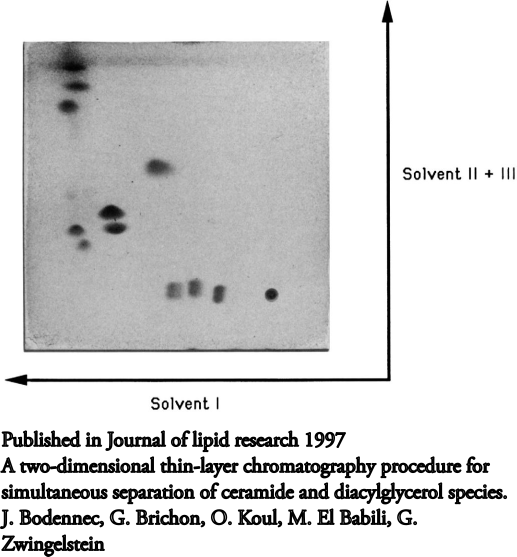
#> input picture lectures/Data/2D_measured.png, 1033 x 1113 px (shown at 1/2 size)
$ jupyter execute --allow-errors 08-numpy.ipynb   (shell and % lines are left out)
#> lines starting #> are read from the running program, lines starting #| are printed output that depends on the picture
## Repetition, what is python, what are modules and why do you need to know that

Python is so widely used because it is so flexible. Pretty much for any task you have there is a specialized "Toolbox" that makes you work simplier. These "Toolboxes" are called Modules. You have used this already.

When we import things we actually plug in new modules into Python. For data science one of the key libraries is numpy.

<div>

</div>

Most Modules/Libraries contain many of these these objects and we can choose to load one or all. They also contain functions that do things (which are also objects in a sense).

<div>

</div>

What are objects? Objects are "boxes" That contain things. E.g. Data or functions or instructions what and how you can use them.

<div>

</div>

These functions are hidden in each object and can be accessed with the "dot"

<div>

</div>

Why so complicated? Try:

<div>

</div>

# Data Science

## Data types

[cell 1]
import matplotlib.pyplot as plt
import numpy as np
from scipy import misc  # a library with useful stuff
from PIL import Image  # tool to open and convert images
import os  # tool to handle file operations

[cell 2]
types = [
    float(0.94545),
    int(3),
    str("hello world"),
    bool(True),
    1.0e4,
]  # this is a list of data types

for i in types:  # and now we loop through the contents of this list
    print(type(i), i, f'I am in a string and show: "{i}"')

## Collecting data, what have we learned?

* Lists = rectangular brackets [], think append and sort
* Tupels = round brackets (), think order matters, in and out of functions
* dictionaries = wavy brackets {}, think data with keywords = cookbook, filenames, Lookup tables

## Manipulating data of the same kind: vectors/matrixes/images

Classically we collect large amount of the same data. and we could store it in a list of lists. Let me show you with an image as if it would be constructed from a list of lists

[cell 3]
def make_smiley_list():
    """Make a smiley face as a list of lists"""
    return [
        [0, 0, 0, 0, 0, 0, 0],
        [0, 0, 0, 0, 0, 0, 0],
        [0, 0, 1, 0, 1, 0, 0],
        [0, 0, 0, 0, 0, 0, 0],
        [0, 1, 0, 0, 0, 1, 0],
        [0, 0, 1, 0, 1, 0, 0],
        [0, 0, 0, 1, 0, 0, 0],
        [0, 0, 0, 0, 0, 0, 0],
        [0, 0, 0, 0, 0, 0, 0],
    ]


print(make_smiley_list())

## Let me show you the matrix as an image.
An image can effectively be presented as a matrix. A grescale image as a single matrix with the darkness as value. An colour image is typically represented as 3 matrices, one for each colour. The image library PIL uses numpy matrices to represent images. We use it to show the matrices.

[cell 4]
plt.imshow(make_smiley_list(), cmap="gray", vmin=0, vmax=1)
plt.axis("off");
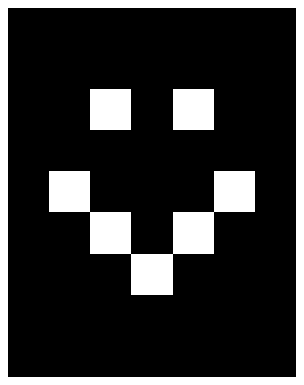
#> figure drawn by matplotlib, 1 panel

if we now wanted to do somehting as simple as multiplying each entry with 255 to get a proper gray image we would need to loop over each entry, which you hopefully will agree is somewhat tedious.

[cell 5]
smiley = make_smiley_list()  # make a list-of-lists smiley

for row in range(0, 9, 1):
    print(f"row = {row}")
    for col in range(0, 7, 1):
        print(f"column = {col}")
        if smiley[row][col] == 1:
            smiley[row][col] = smiley[row][col] * 255
        else:
            smiley[row][col] = 128

print(smiley)
plt.imshow(smiley, cmap="gray", vmin=0, vmax=255)
plt.axis("off");

# Numpy

entering Numpy, the defacto standard library for data manipulation. There are many additional tools for data-handling. But most use numpy as a standard. We can of course convert our list of lists into an array and then perform calculations on it.

Two ways to import numpy are common. either directly with **import numpy** after which you will need to write numpy.sin for the sinus function. Or using **import numpy as np** after which we can use np.sin, which is more common

[cell 6]
smiley_list = make_smiley_list()
smiley = np.array(smiley_list)  # convert the list_of lists into an array

print(smiley)
print(type(smiley))

Now we can perform calculations on the array as a whole

[cell 7]
smiley = smiley * 128  # each entry is multiplied by 122
smiley += 128  # simplified version to add to each element 128

plt.imshow(smiley, cmap="gray", vmin=0, vmax=255)
plt.axis("off")

[cell 8]
def make_smiley():
    """Make smiley as a 2D numpy array"""
    face = np.zeros((9, 7))
    for a in [(2, 2), (2, 4), (4, 1), (4, -2), (5, 2), (5, -3), (6, 3)]:
        face[a] = 128
    face += 128
    return face

## Statistics

the object "array" contains a whole bunch of usefull operations that can be found with the "dot"
among them are many statistical tools. All of which can be used for either in all axis (dimensions) or for a single axis

[cell 9]
smiley = make_smiley()
print(f"arrayen min() is {smiley.min():.1f}")
print(f"arrayen max() is {smiley.max():.1f}")
print(f"arrayen mean() is {smiley.mean():.2f}")
print(f"the mean for each row is {smiley.mean(axis=0)}")

We will talk more about statistical calculations later

# Creation Data and doing standard calculations
one of the most important features of numpy is that one can perform calculations for one "variable" that is in reality a long vector with many numbers very efficiently. Very often  one starts with creating a vector with numbers and then performs calculations with it.

[cell 10]
x = np.arange(0, 2, 0.00001) # create an x-vector with fine steps
np.sin(2 * np.pi * x)  # now we calculate the sinus for each of these values.

See the Wall time? this is the time the calculation of 200000 sinus functions took. So even large numbers can be very efficient and fast. As can be the preparation of plots.

[cell 11]
y = np.sin(2 * np.pi * x)
plt.plot(x, y)
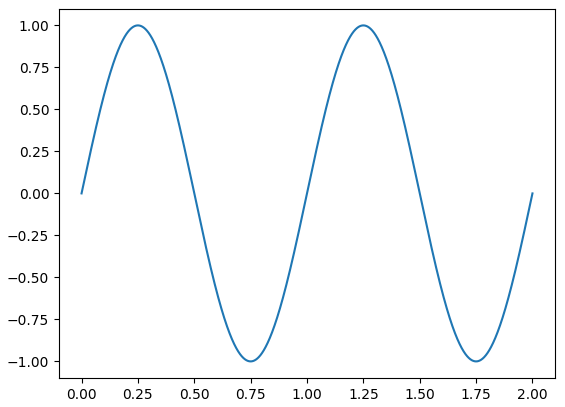
#> figure drawn by matplotlib, 1 panel; curve peaks at x = 0.25, y = 1

There are many functions that create types of data. As numpy is created to be efficient in as many dimensions as you like, you can also create data in many dimensions.

In this course we will restrain ourselfs to two dimensions, but all the code can also be used in 3 or more dimensions, if e.g. the movement of a particle in space and time is of interest. Some of the useful creating functions are:

* `np.zeros((3,3))`       # creates 3x3 array with zeroes
* `np.ones(3)`            # creates 3x0 array with ones
* `np.arange(0,1,0.1))`   # creates evenly spaced array (maybe the most used function)
* `np.linspace(1,10,5))`  # creates array with a fixed number of evenly spaced entries (here 5)
* `np.logspace(1,3,5))`   # creates array with a fixed number of logaritmically spaced entries

## important additional error check

when working with arrays the maybe most common error will be problems with the shape and the dimension of an array. So an imporant test is to check both the shape and the dimensions.

[cell 12]
print("the shape of x is", x.shape)
print("the shape of y is", y.shape)
# that this array has only one dimension (its a vector)

## Task

Create an x-vector from  -3 to 3 with 0.01 steps

then create the y values of a bell curve: $g(x)=\frac{1}{\sigma\sqrt{2\pi}} e^{-\frac{1}{2}((x-\mu)/\sigma)^2}$
with $\mu$=0.2 and $\sigma$=1

and plot it using **plt.plot(x,y)**

[cell 13]
# arrays can be re-shaped as long as all values are used
x2 = x.reshape(100, 2000)  # rows, columns
print("after reshaping of x the shape of x2 is", x2.shape)

# the -1 stands for all the rest, the second means use one dimension, so one column
x2 = x.reshape(-1, 1)
print("after reshaping of x the shape of x2 is", x2.shape)
# note that this array has now two dimensions and is a matrix

There are other ways to create different matrixes that we will not discuss further. The name usually will give you a hint what they do.
* `np.vstack`
* `np.hstack`
* `np.concatenate`
* `np.tile`

## Task

use one of these to stack x and y together into a single array and then use the function

**np.savetxt** write this matrix to a file, use 2 digits after the comma and a `;` between the numbers. Give the file a recognizable name.

# Data Selection: Slicing

In data science we often work with a selection of data. This means that we want to use one of two ways of selecting data
* Either we want to select which columns or rows of the data we are using - index based selection
* more often we want to select the portion of data that is "good" so the one where the values are above or below a certain threshold. For this use boolean based indexing.

## Index based selection

Synthax 1-dim:

* `a[i]` for single cell
* `a[i:j]` for range
* `a[i:]` from i to end
* `a[:i]` from beginning to (excl.) i
* `a[:-1]` from beginnnig until (excl.) last

### Examples

[cell 14]
x = range(15)
print(f"x = range(15) is {list(x)}")
print(f"x[2]   is {x[2]}")
print(f"x[:]   is {x[:]}")
print(f"x[:2]  is {x[:2]}")
print(f"x[2:]  is {x[2:]}")
print(f"x[2:6] is {x[2:6]}")
print(f"x[:-1] is {x[:-1]}")
print(f"x[:-2] is {x[:-2]}")

* Syntax 2-dim: `a[i:j,k:h]` ($i$-$j$ row selection, $k$-$h$ col selection)
* Syntax 3-dim: `a[i:j,k:h,l:m]`

### Examples

[cell 15]
y = np.reshape(np.arange(20), [4, 5])
print(f"y[:,:] is:\n{y[:,:]}\n")
print(f"y[2,:] is:\n{y[2,:]}\n")
print(f"y[:,2] is:\n{y[:,2]}\n")
print(f"y[2,2] is:\n{y[2,2]}\n")
print(f"y[:1,:] is:\n{y[:1,:]}\n")
print(f"y[:-1,:] is:\n{y[:-1,:]}\n")
print(f"y[:,1:] is:\n{y[:,1:]}\n")
print(f"y[:,:2] is:\n{y[:,:2]}\n")
print(f"y[:,:-2] is:\n{y[:,:-2]}\n")
print(f"y[1:3,2:4] is:\n{y[1:3,2:4]}")
print(f"y[::2,:] is \n{y[::2,:]}")

### Task:
create new array for each case and use a single! index based slices to create the following images:

[cell 16]
smiley = make_smiley()
plt.imshow(smiley[:, :], cmap="gray", vmin=0, vmax=255)
plt.axis("off")

<div>

</div>

<div>

</div>

<div>

</div>

<div>

</div>

_every second column_ or _rotate and slice_
<div>

</div>

## Value based slicing

We can select elements based on (multiple) logical operations:

[cell 17]
smiley = make_smiley()
smiley > 130 # select elements w. values larger than 130

[cell 18]
fig, ax = plt.subplots(1, 2)  # we learn that next

smiley = make_smiley()
ax[0].imshow(smiley, cmap="gray", vmin=0, vmax=255)
ax[0].set_title("before change")

# Now we select these specific values and change them
smiley[smiley > 130] = 0

ax[1].imshow(smiley, cmap="gray", vmin=0, vmax=255)
ax[1].set_title("after change")
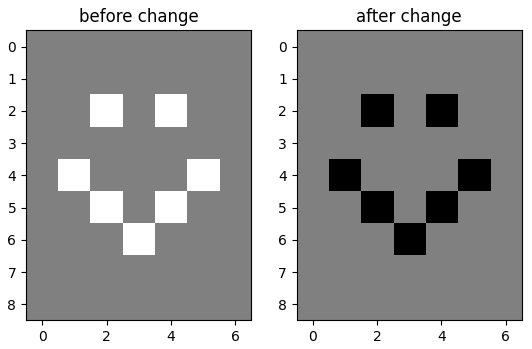
#> figure drawn by matplotlib, 2 panels

use two operations to create this for this:
<div>

</div>

Three operations for this
<div>

</div>

Lets do a real task to finish this part.

* We download the datafolder
* We load a real image from disk using a special image library,  here we use PIL
* We use PIL to convert to grayscale and make a simple array out of the data. <br> The latter step makes it easier to handle, but we could perform all of the steps on an image too.

[cell 19]
import os,sys
import matplotlib.pyplot as plt
import numpy as np
from scipy import misc  # a library with useful stuff
from PIL import Image  # tool to open and convert images

if "google.colab" in sys.modules:
  try:
    if 'BioChemistry' in os.environ.get('COLAB_NOTEBOOK_ID', ''):
      content='BioChemistry'
      try:
        !git clone https://github.com/luchem/BioChemistry.git --depth=1
      except Exception as e:
        print('the loading failed, if the files already exist this will happen and can be ignored')
        print(e)
    else:
      raise
  except:
    try:
      content='Kemm30'
      !git clone https://github.com/luchem/Kemm30.git --depth=1
    except Exception as e:
      print('the loading failed, if the files already exist this will happen and can be ignored')
      print(e)
  path_to_files = os.sep.join([os.getcwd(), content, "lectures", "Data"])
else:
  path_to_files = os.sep.join([os.getcwd(), "Data"])

print('check that the files are here:  ' + path_to_files)

[cell 20]
image = Image.open(path_to_files + os.sep + "2D_measured.png")
#> image is the input picture: PIL image 1033x1113 RGBA; mean R, G, B, A 164.1, 164.1, 164.1, 205
pixels = np.asarray(image.convert("L"))
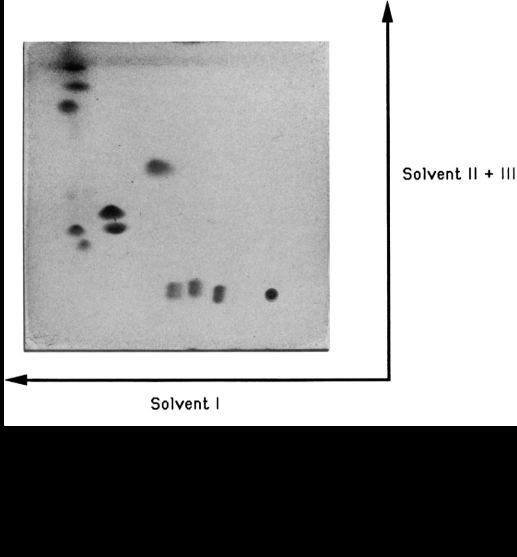
#> pixels: shape (1113, 1033) (shown at 1/2 size); min 0, max 255, mean 164.1

pixels = pixels.copy() # this is needed because the image libary treats everything as read only

print("pixels shape and type: ", pixels.shape, type(pixels))
#| pixels shape and type:  (1113, 1033) <class 'numpy.ndarray'>
plt.imshow(pixels, cmap="gray")
plt.axis("off");

Many analysis techniques collect grey scale images. But an image is also nothing else as the representation of two independently conducted measurements. A nice example is two-dimensional liquid chromatography as often used in Analytic chemistry. This image (from Sun, Mingzhe , PhD Thesis LU2019) illustrates this method.
<div>

</div>
After each run a number of substances are not well separated. So can e.g. method 1 (x-axis) not separate the black, yellow and green signatures, while the second method (axis 2) can not separate blue and yellow peak. In this sketch the two methods are very nicely "othogonal" meaning that e.g. the green, yellow and black features are perfectly aligned, in general this is of course not assumed. Plotting the two methods in a 2d image as shown here allows a visible inspection of  the two analysis runs and one can "see" the different compounds. But how do we quantitatively extract e.g. what fraction of each compound is in the mixture we need to extract the information from the image.

<div>

</div>

## Task

* plot the isolated intensity profile of these features.
* maximize and invert the contrast of these features by
    * substracting the minimum
    * then dividing by the maximum
    * then invert the intensity by caluclating 1-arrayen
* rotate the image by 90 degree, here you can use the transpose function
* take the average in the right direction using the "mean" function and plot it with `plt.plot()`. This should show two clear peaks.
* While you would normally fit a shape to the measured signatures a good approximation of the ratio of the peaks is the sum under the features (use the sum function on a slice of the image).
* compare against the integration of the peak gained from np.trapz over the same slices

Once we have learned plotting we will look more on the statistical tools in numpy.

# Advanced

### Advanced slicing

This one you can create in many different ways:
Using `np.tile`, using `np.concatenate` or `np.hstack`, using ravel or some clever looping.
<div>

</div>

### Image work:

As you might have guess, images are nothing but matrices of grey values.
As an example lets load a picture available in the skimage library

[cell 21]
import skimage
import matplotlib.pyplot as plt
import numpy as np
coins=skimage.data.coins()
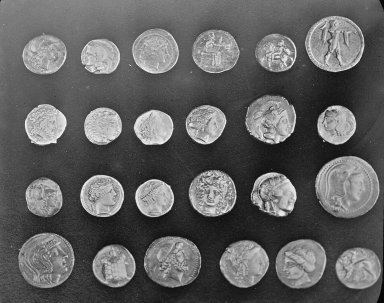
#> input picture skimage.data.coins(), 384 x 303 px
#> coins is the input picture: shape (303, 384); min 1, max 252, mean 96.9

plt.imshow(coins, cmap="gray", vmin=0, vmax=255)
plt.axis("off");

and we can manipulate them with simple matrix operations:

[cell 22]
def contrast(image, gamma=1, lightness=0):
    """Change contract of image using matrix operations"""
#> called with gamma = 1, lightness = 0
    image = image.copy()
    image = image * gamma
    image = image + lightness
    image.clip(min=0, max=255, out=image)
    return np.array(image, dtype="int")

[cell 23]
fig, (ax1, ax2, ax3) = plt.subplots(
    1, 3, figsize=(16, 4)
)  # since we want to compare multiple images we use the subplots to create multiple axis within a single image and them plot into each axis one of the images
ax1.imshow(
    contrast(coins, lightness=0, gamma=1), cmap="gray", vmin=0, vmax=255
)  # use the contrast function to calculate something ont he image
ax2.imshow(contrast(coins, lightness=-30, gamma=1), cmap="gray", vmin=0, vmax=255)
#> call 2 of contrast, with gamma = 1, lightness = -30
#> in contrast (call 2), `return np.array(image, dtype="int")`:
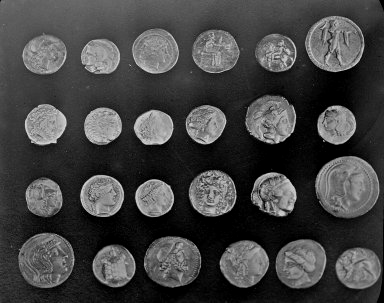
#> returned value: shape (303, 384) int64; min 0, max 222, mean 67.1
ax3.imshow(contrast(coins, lightness=0, gamma=1.3), cmap="gray", vmin=0, vmax=255)
#> call 3 of contrast, with gamma = 1.3, lightness = 0
#> in contrast (call 3), `image.clip(min=0, max=255, out=image)`:
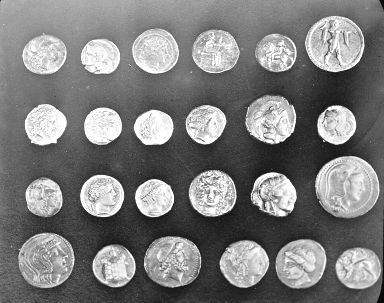
#> image: shape (303, 384) float64; min 1.3, max 255, mean 125.3
ax1.axis("off")
ax2.axis("off"), ax3.axis("off");

a usefull things for any image work (or a lot of other process like spectroscopy ;o) are histograms
In Histograms the contents of an matrix/vector or something are classified and put in a bin. So we say we have xxx many pixel with yyy intensity. The function np.histograms returns the bin edges (beginning end of each bin) with (bins[:-1]+bins[1:])/2 we calculate the center of each bin.

[cell 24]
fig, (ax1, ax2, ax3) = plt.subplots(1, 3, figsize=(16, 4))
intensity, bins = np.histogram(contrast(coins, lightness=0, gamma=1).ravel(), bins=range(0, 255))
#> intensity = 254 values, max 1264 at index 36, min 0 at index 0, mean 458.1; bins = 255 values from 0 to 254
ax1.plot((bins[:-1] + bins[1:]) / 2, intensity, "*")
intensity, bins = np.histogram(contrast(coins, lightness=-100, gamma=1).ravel(), bins=range(0, 255))
#> in contrast (call 5), `image.clip(min=0, max=255, out=image)`:
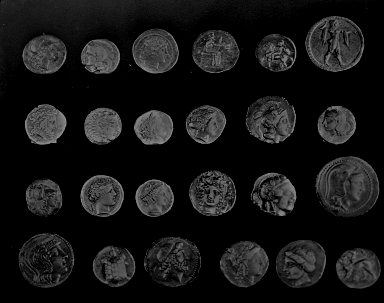
#> image: shape (303, 384) int16; min 0, max 152, mean 21.3
#> intensity = 254 values, max 67488 at index 0, min 0 at index 146, mean 458.1
ax2.plot((bins[:-1] + bins[1:]) / 2, intensity, "*")
ax2.set_ylim(0, 6000)
intensity, bins = np.histogram(contrast(coins, lightness=0, gamma=1.3).ravel(), bins=range(0, 255))
#> intensity = 254 values, max 1264 at index 46, min 0 at index 0, mean 441.5
ax3.plot((bins[:-1] + bins[1:]) / 2, intensity, "*")
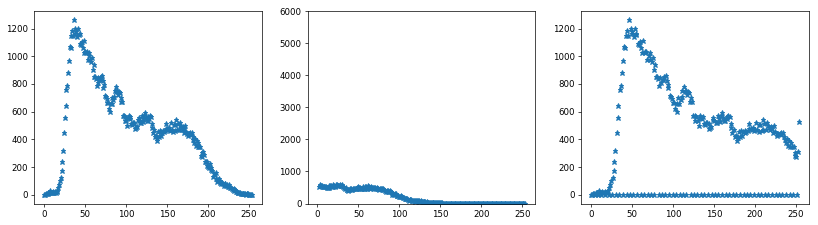
#> figure drawn by matplotlib, 3 panels; panel 1: curve peaks at x = 36.5, y = 1264; panel 2: curve peaks at x = 0.5, y = 67488; panel 3: curve peaks at x = 46.5, y = 1264

$ run again, with lectures/Data/2dLC.png copied over lectures/Data/2D_measured.png
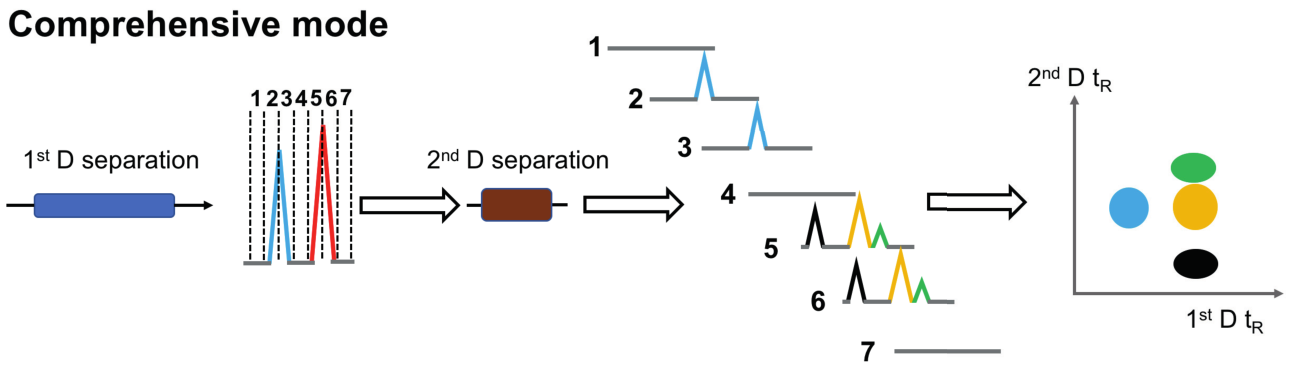
#> input picture lectures/Data/2dLC.png, 1291 x 369 px
#> image is the input picture: PIL image 1291x369 RGB; mean R, G, B 242.2, 242.4, 242.1
#> `pixels = np.asarray(image.convert("L"))`:
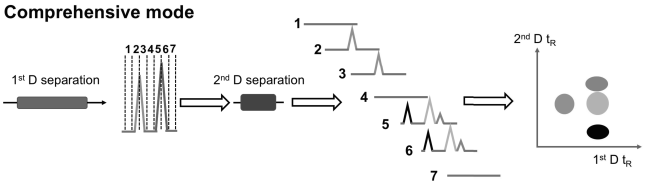
#> pixels: shape (369, 1291) (shown at 1/2 size); min 4, max 255, mean 242.3
#| pixels shape and type:  (369, 1291) <class 'numpy.ndarray'>
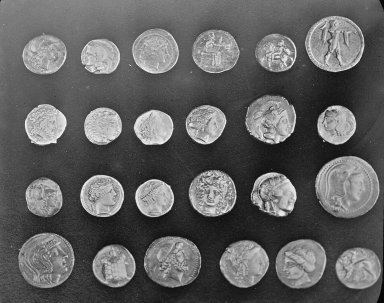
#> input picture skimage.data.coins(), 384 x 303 px
#> coins is the input picture: shape (303, 384); min 1, max 252, mean 96.9
#> `intensity, bins = np.histogram(contrast(coins, lightness=0, gamma=1).r..`: intensity = 254 values, max 1264 at index 36, min 0 at index 0, mean 458.1; bins = 255 values from 0 to 254
#> `intensity, bins = np.histogram(contrast(coins, lightness=-100, gamma=1..`: intensity = 254 values, max 67488 at index 0, min 0 at index 146, mean 458.1
#> `intensity, bins = np.histogram(contrast(coins, lightness=0, gamma=1.3)..`: intensity = 254 values, max 1264 at index 46, min 0 at index 0, mean 441.5
